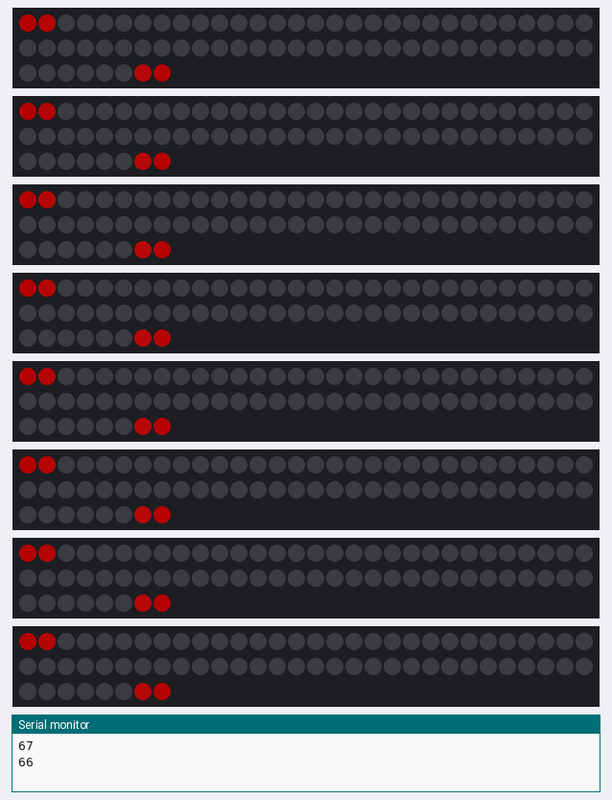
Bench run of a sketch on a simulated ESP32. On the bench: 8 × 68 RGB LEDs in strip order, left to right, continuing on the next row, the last lines printed to the serial monitor. Dim RGB values are drawn brighter than linear.

Above: at 0.19 s.
At 10.39 s:
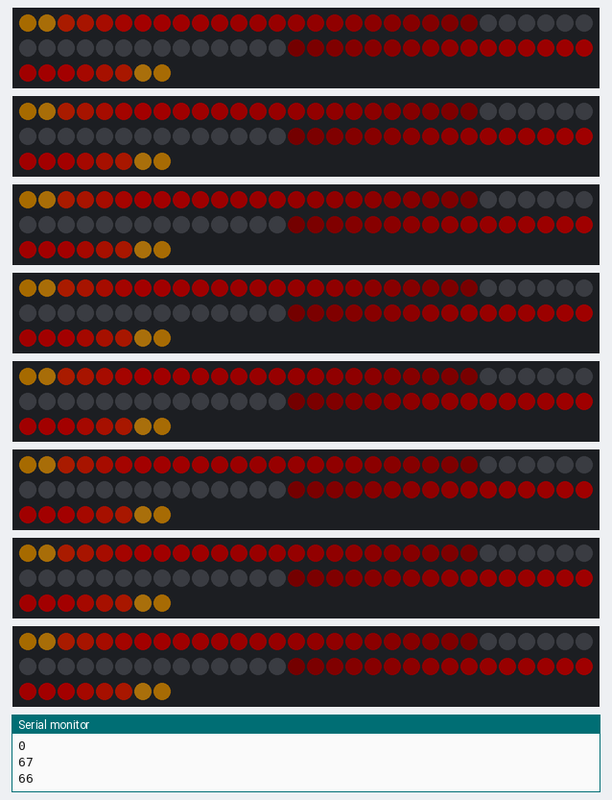
At 15.64 s:
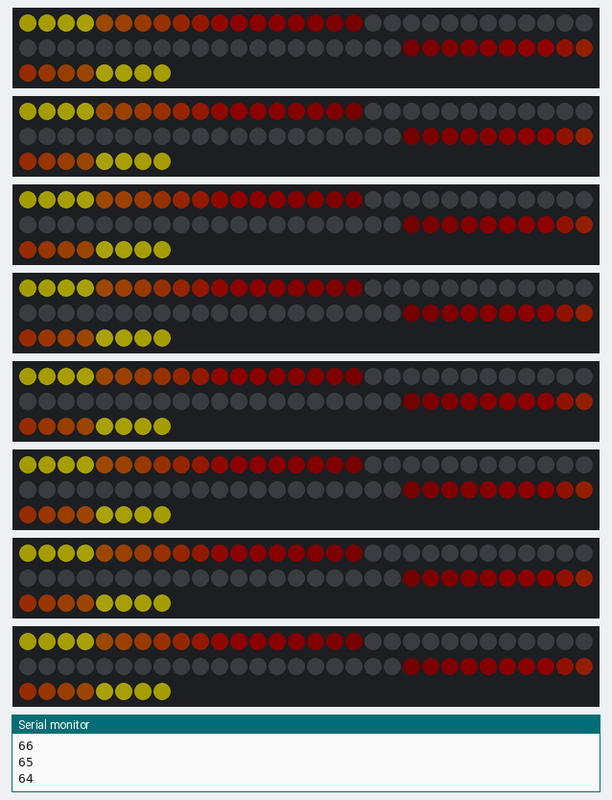
At 19.99 s:
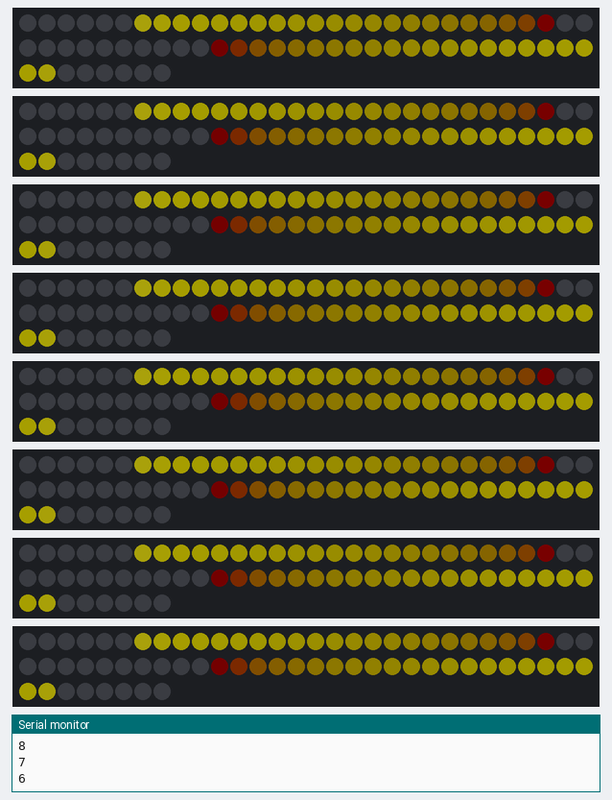
At 29.89 s:
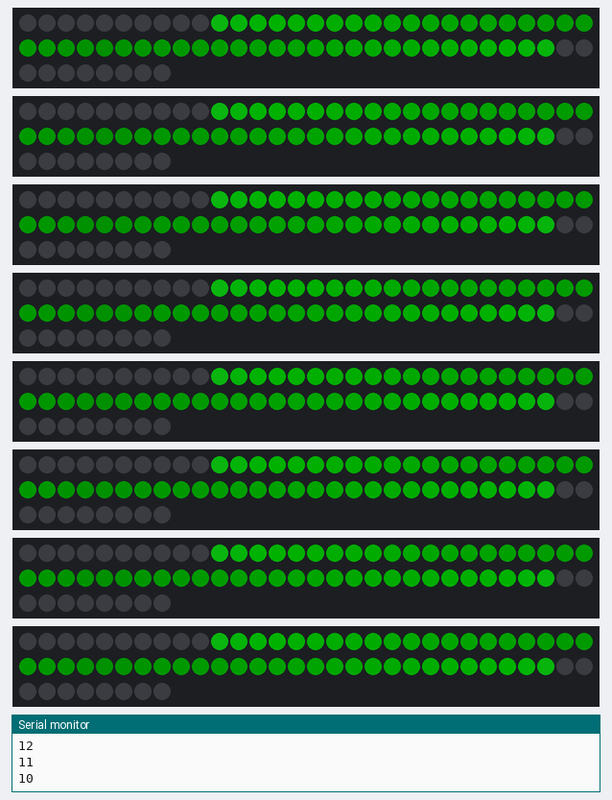
At 39.79 s:
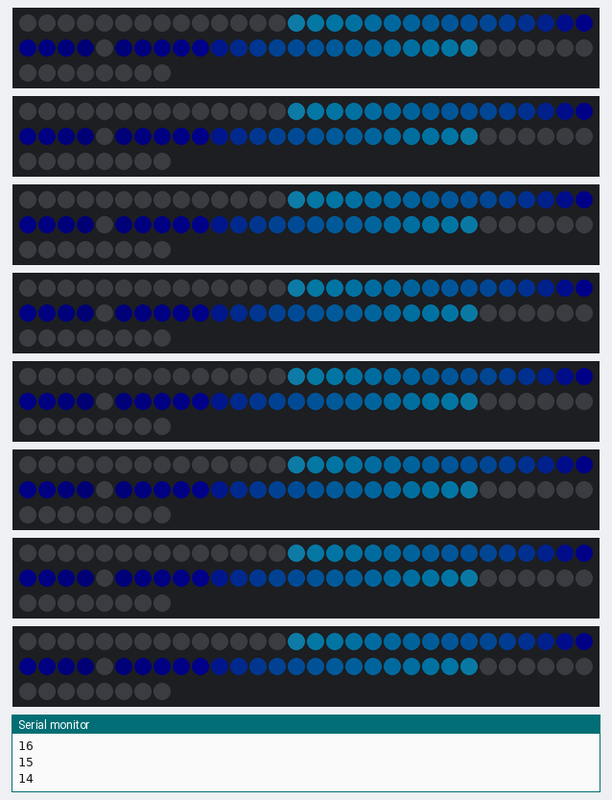

The sketch:

sketch_oct22a.ino
```cpp
#define FASTLED_ESP32_I2S 1
#include "FastLED.h"

#define DATA_PIN    13
#define LED_TYPE    WS2812
#define COLOR_ORDER GRB
#define NUM_LEDS    68 //62
#define TRAVELSPEED 75 // Lower = faster
#define TAIL_LENGTH 1 // Lower = longer
#define WHITE_HEAD 0 // 1 = White headed

int pos = NUM_LEDS-1;
int hue = 0;

int fadeAmount = 5;
int brightness = 0;

CRGB leds[NUM_LEDS];
CRGB leds2[NUM_LEDS];
CRGB leds3[NUM_LEDS];
CRGB leds4[NUM_LEDS];
CRGB leds5[NUM_LEDS];
CRGB leds6[NUM_LEDS];
CRGB leds7[NUM_LEDS];
CRGB leds8[NUM_LEDS];

void setup() {
  FastLED.addLeds<LED_TYPE,26,COLOR_ORDER>(leds, NUM_LEDS); //Strip 4
  FastLED.addLeds<LED_TYPE,25,COLOR_ORDER>(leds2, NUM_LEDS); //Strip 3
  FastLED.addLeds<LED_TYPE,33,COLOR_ORDER>(leds3, NUM_LEDS); //Strip 2
  FastLED.addLeds<LED_TYPE,32,COLOR_ORDER>(leds4, NUM_LEDS); //Strip 1
  FastLED.addLeds<LED_TYPE,12,COLOR_ORDER>(leds5, NUM_LEDS); //Strip 5
  FastLED.addLeds<LED_TYPE,13,COLOR_ORDER>(leds6, NUM_LEDS); //Strip 6
  FastLED.addLeds<LED_TYPE,33,COLOR_ORDER>(leds7, NUM_LEDS); //Strip 8
  FastLED.addLeds<LED_TYPE,32,COLOR_ORDER>(leds8, NUM_LEDS); //Strip 7


  Serial.begin(115200);
}

void loop () {
  //int x;

  trailforward(WHITE_HEAD);
  trailbackward(WHITE_HEAD);
}


void trailforward(int head) {
  static int pos; // Must be local


  EVERY_N_MILLISECONDS(TRAVELSPEED) {  //travel speed [lower is faster]

    fadeToBlackBy(leds, NUM_LEDS, TAIL_LENGTH);  //fade amount [lower is less fade]
    fadeToBlackBy(leds2, NUM_LEDS, TAIL_LENGTH);  //fade amount [lower is less fade]
    fadeToBlackBy(leds3, NUM_LEDS, TAIL_LENGTH);  //fade amount [lower is less fade]
    fadeToBlackBy(leds4, NUM_LEDS, TAIL_LENGTH);  //fade amount [lower is less fade]
    fadeToBlackBy(leds5, NUM_LEDS, TAIL_LENGTH);  //fade amount [lower is less fade]
    fadeToBlackBy(leds6, NUM_LEDS, TAIL_LENGTH);  //fade amount [lower is less fade]
    fadeToBlackBy(leds7, NUM_LEDS, TAIL_LENGTH);  //fade amount [lower is less fade]
    fadeToBlackBy(leds8, NUM_LEDS, TAIL_LENGTH);  //fade amount [lower is less fade]
    if (head == 1) {
      leds[pos] = CRGB::White;
      leds2[pos] = CRGB::White;
      leds3[pos] = CRGB::White;
      leds4[pos] = CRGB::White;
      FastLED.show();
    }
    leds[pos] = CHSV(hue,200,128);
    leds2[pos] = CHSV(hue,200,128);
    leds3[pos] = CHSV(hue,200,128);
    leds4[pos] = CHSV(hue,200,128);
    leds5[pos] = CHSV(hue,200,128);
    leds6[pos] = CHSV(hue,200,128);
    leds7[pos] = CHSV(hue,200,128);
    leds8[pos] = CHSV(hue,200,128);
    pos++;
    if (pos == NUM_LEDS) {
      pos = 0;
      hue = hue + 10;
      if (hue > 254) { hue = 0; }  //go back to first pixel
    }  //go back to first pixel
    FastLED.show();
  }
}

void trailbackward(int head) {

    EVERY_N_MILLISECONDS(TRAVELSPEED) {  //travel speed [lower is faster]
      Serial.println(pos);
      fadeToBlackBy(leds, NUM_LEDS, TAIL_LENGTH);  //fade amount [lower is less fade]
      fadeToBlackBy(leds2, NUM_LEDS, TAIL_LENGTH);  //fade amount [lower is less fade]
      fadeToBlackBy(leds3, NUM_LEDS, TAIL_LENGTH);  //fade amount [lower is less fade]
      fadeToBlackBy(leds4, NUM_LEDS, TAIL_LENGTH);  //fade amount [lower is less fade]
      fadeToBlackBy(leds5, NUM_LEDS, TAIL_LENGTH);  //fade amount [lower is less fade]
      fadeToBlackBy(leds6, NUM_LEDS, TAIL_LENGTH);  //fade amount [lower is less fade]
      fadeToBlackBy(leds7, NUM_LEDS, TAIL_LENGTH);  //fade amount [lower is less fade]
      fadeToBlackBy(leds8, NUM_LEDS, TAIL_LENGTH);  //fade amount [lower is less fade]
      if (head == 1) {
        leds[pos] = CRGB::White;
        leds2[pos] = CRGB::White;
        leds3[pos] = CRGB::White;
        leds4[pos] = CRGB::White;
        FastLED.show();
      }
      leds[pos] = CHSV(hue,200,128);
      leds2[pos] = CHSV(hue,200,128);
      leds3[pos] = CHSV(hue,200,128);
      leds4[pos] = CHSV(hue,200,128);
      leds5[pos] = CHSV(hue,200,128);
      leds6[pos] = CHSV(hue,200,128);
      leds7[pos] = CHSV(hue,200,128);
      leds8[pos] = CHSV(hue,200,128);
      pos = pos - 1;
      if (pos == -1) {
        pos = NUM_LEDS-1;
        hue = hue + 10;
        if (hue > 254) { hue = 0; }  //go back to first pixel
      }  //go back to first pixel
      FastLED.show();
    }

}
```
